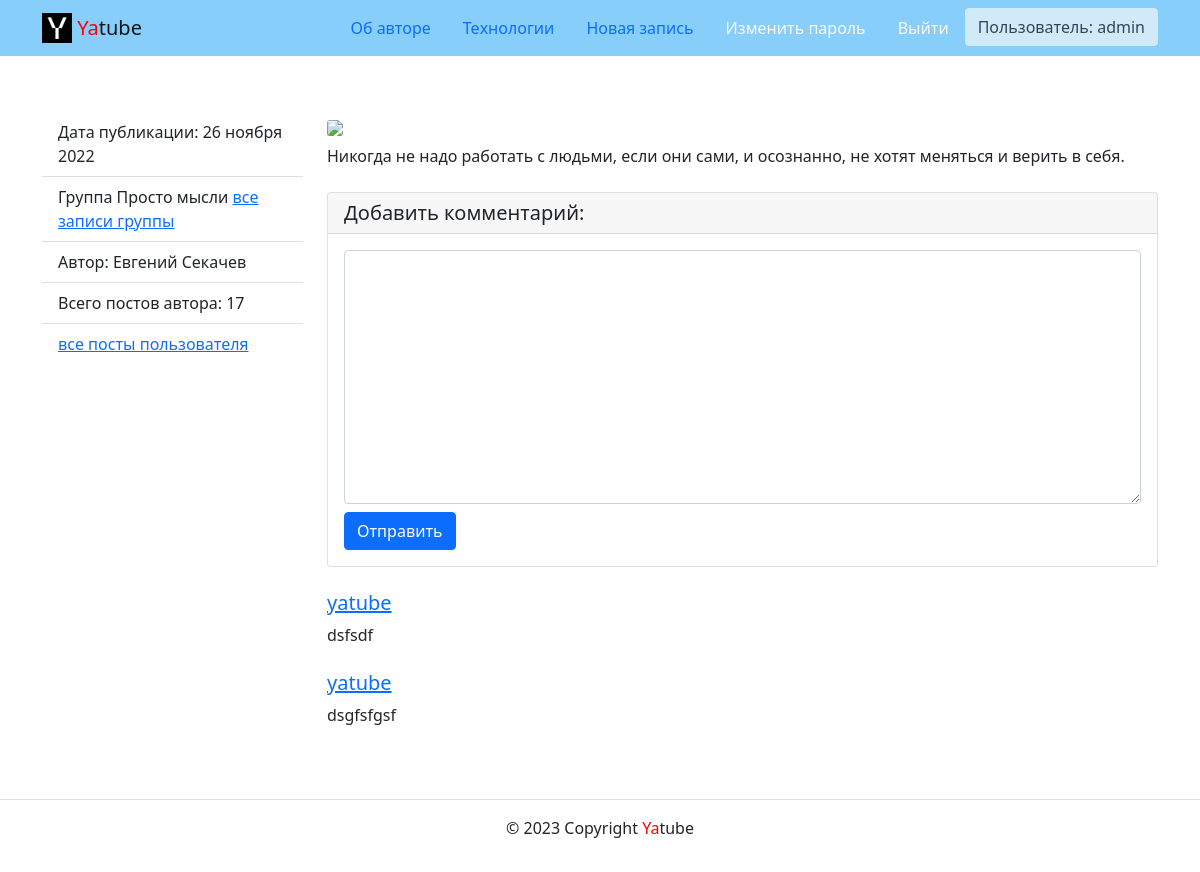
The app's page /posts/63/ (signed in) with its own data.
### posts/models.py (models this page shows, shortened)
class Post(CreatedModel):
    text = models.TextField(
        'Текст поста',
        help_text='Введите текст поста'
    )
    author = models.ForeignKey(
        User,
        on_delete=models.CASCADE,
        related_name='posts',
        verbose_name='Автор'
    )
    group = models.ForeignKey(
        Group,
        blank=True,
        null=True,
        on_delete=models.SET_NULL,
        related_name='posts',
        verbose_name='Группа',
        help_text='Группа, к которой будет относиться пост'
    )
    image = models.ImageField(
        'Картинка',
        upload_to='posts/',
        blank=True
    )
    class Meta:
        ordering = ('-pub_date',)
        verbose_name = 'Пост'
        verbose_name_plural = 'Посты'

class Group(models.Model):
    title = models.CharField('Имя группы', max_length=200)
    slug = models.SlugField('slug группы', unique=True)
    description = models.TextField('Описание группы')
    class Meta:
        verbose_name = 'Группа'
        verbose_name_plural = 'Группы'

class Comment(CreatedModel):
    post = models.ForeignKey(
        Post,
        on_delete=models.CASCADE,
        related_name='comments',
        verbose_name='Пост'
    )
    author = models.ForeignKey(
        User,
        on_delete=models.CASCADE,
        related_name='comments',
        verbose_name='Комментатор'
    )
    text = models.TextField(
        'Текст комментария',
        help_text='Добавьте комментарий'
    )
    created = models.DateTimeField('Дата комментария', auto_now_add=True)
    class Meta:
        ordering = ('-pub_date',)
        verbose_name = 'Комментарий'
        verbose_name_plural = 'Комментарии'

### posts/views.py (the view)
# urls.py: path('posts/<int:post_id>/', views.post_detail, name='post_detail'),
def post_detail(request, post_id):
    post = get_object_or_404(Post, id=post_id)
    author_posts_count = Post.objects.filter(author_id=post.author_id).count()
    form = CommentForm(request.POST or None)
    comments = Comment.objects.filter(post_id=post_id)
    context = {
        'post': post,
        'char_count': POST_FIRST_CHARS_TITLE,
        'author_posts_count': author_posts_count,
        'form': form,
        'comments': comments
    }
    return render(request, 'posts/post_detail.html', context)

### posts/forms.py
class CommentForm(forms.ModelForm):
    class Meta:
        model = Comment
        fields = ('text',)
        help_texts = {
            'text': 'Текст комментария'
        }

### core/context_processors/year.py (called while the page is built)
def year(request):
    return {
        'year': datetime.datetime.now().year
    }

### core/templatetags/user_filters.py (called while the page is built)
@register.filter
def addclass(field, css):
    return field.as_widget(attrs={'class': css})

### templates/posts/post_detail.html (shortened to what this page needs)
{% extends 'base.html' %}
{% load user_filters %}
{% block content %}
  <div class="row">
    <aside class="col-12 col-md-3">
      <ul class="list-group list-group-flush">
        <li class="list-group-item">
          Дата публикации: {{ post.pub_date|date:"d E Y" }}
        </li>
        {% if post.group %}
          <li class="list-group-item">
            Группа {{ post.group.title }}
            <a href="{% url 'posts:group_list' post.group.slug %}">все записи группы</a>
          </li>
        {% endif %}
        <li class="list-group-item">
          Автор: {{ post.author.get_full_name }}
        </li>
        <li class="list-group-item d-flex justify-content-between align-items-center">
          Всего постов автора: {{ author_posts_count }}
        </li>
        <li class="list-group-item">
          <a href="{% url 'posts:profile' post.author.username %}">все посты пользователя</a>
        </li>
      </ul>
    </aside>
    {% load thumbnail %}
    <article class="col-12 col-md-9">
      {% thumbnail post.image "960x339" crop="center" upscale=True as im %}
        <img class="card-img my-2" src="{{ im.url }}">
      {% endthumbnail %}
      <p>
        {{ post.text }}
      </p>
      {% if user.is_authenticated %}
        <div class="card my-4">
          <h5 class="card-header">Добавить комментарий:</h5>
          <div class="card-body">
            <form method="post" action="{% url 'posts:add_comment' post.id %}">
              <div class="form-group mb-2">
                {{ form.text|addclass:'form-control' }}
              </div>
              <button type="submit" class="btn btn-primary">Отправить</button>
            </form>
          </div>
        </div>
      {% endif %}
      {% for comment in comments %}
        <div class="media mb-4">
          <div class="media-body">
            <h5 class="mt-0">
              <a href="{% url 'posts:profile' comment.author.username %}">
                {{ comment.author.username }}
              </a>
            </h5>
            <p>
              {{ comment.text }}
            </p>
          </div>
        </div>
      {% endfor %}
    </article>
  </div>
{% endblock %}

### templates/includes/header.html (shortened to what this page needs)
{% load static %}
<nav class="navbar navbar-light" style="background-color: lightskyblue">
  <div class="container">
    <a class="navbar-brand" href="{% url 'posts:index' %}">
      <img src="{% static 'img/logo.png' %}" width="30" height="30" class="d-inline-block align-top" alt="">
      <span style="color:red">Ya</span>tube
    </a>
    <ul class="nav nav-pills">
      {% with request.resolver_match.view_name as view_name %}
        <li class="nav-item">
          <a class="nav-link {% if view_name  == 'about:author' %}active{% endif %}"
             href="{% url 'about:author' %}">
            Об авторе
          </a>
        </li>
        <li class="nav-item">
          <a class="nav-link {% if view_name  == 'about:tech' %}active{% endif %}"
             href="{% url 'about:tech' %}">Технологии</a>
        </li>
        {% if request.user.is_authenticated %}
          <li class="nav-item">
            <a class="nav-link {% if view_name  == "posts:post_create" %}active{% endif %}"
               href="{% url 'posts:post_create' %}">Новая запись</a>
          </li>
          <li class="nav-item">
            <a class="nav-link link-light {% if view_name  == 'users:password_change' %}active{% endif %}"
               href="{% url 'users:password_change' %}">Изменить пароль</a>
          </li>
          <li class="nav-item">
            <a class="nav-link link-light {% if view_name  == 'users:logout' %}active{% endif %}"
               href="{% url 'users:logout' %}">Выйти</a>
          </li>
          <li>
            <button type="button" class="btn btn btn-light" disabled>Пользователь: {{ user.username }}</button>
          </li>
        {% endif %}
      {% endwith %}
    </ul>
  </div>
</nav>

### records on screen
Post: pub_date "26 ноября 2022", group "Просто мысли", author.get_full_name "Евгений Секачев", text "Никогда не надо работать с людьми, если они сами, и осознанно, не хотят меняться и верить в себя."
Comment: author.username "yatube", text "dsfsdf"
Comment: author.username "yatube", text "dsgfsfgsf"

### other values on screen
{{ user.username }} "admin"
{{ author_posts_count }} "17"
